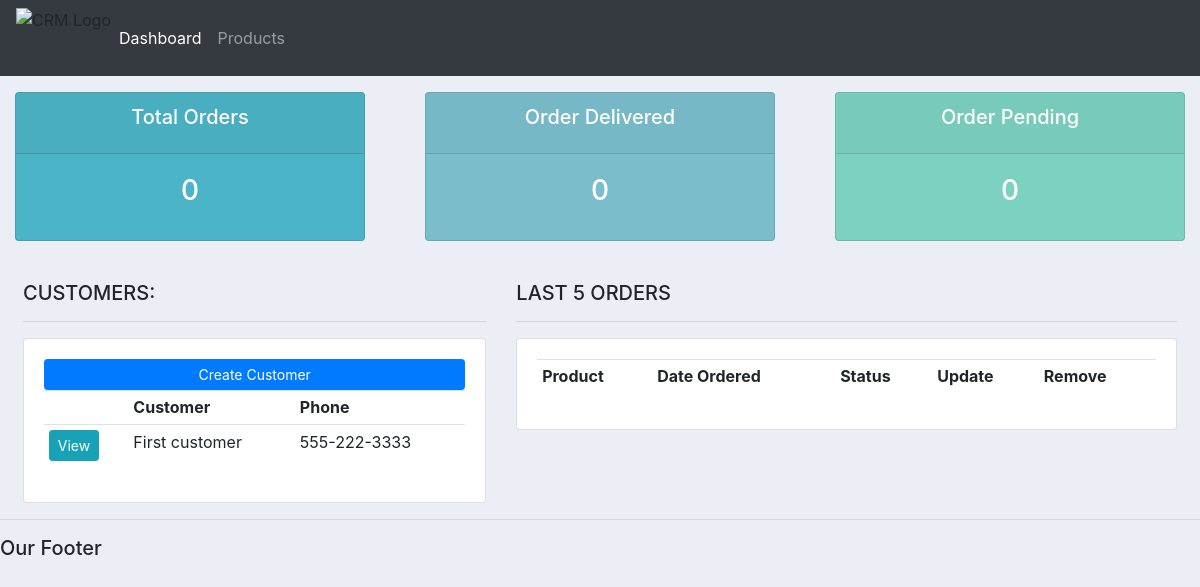
The app's page /, older data.
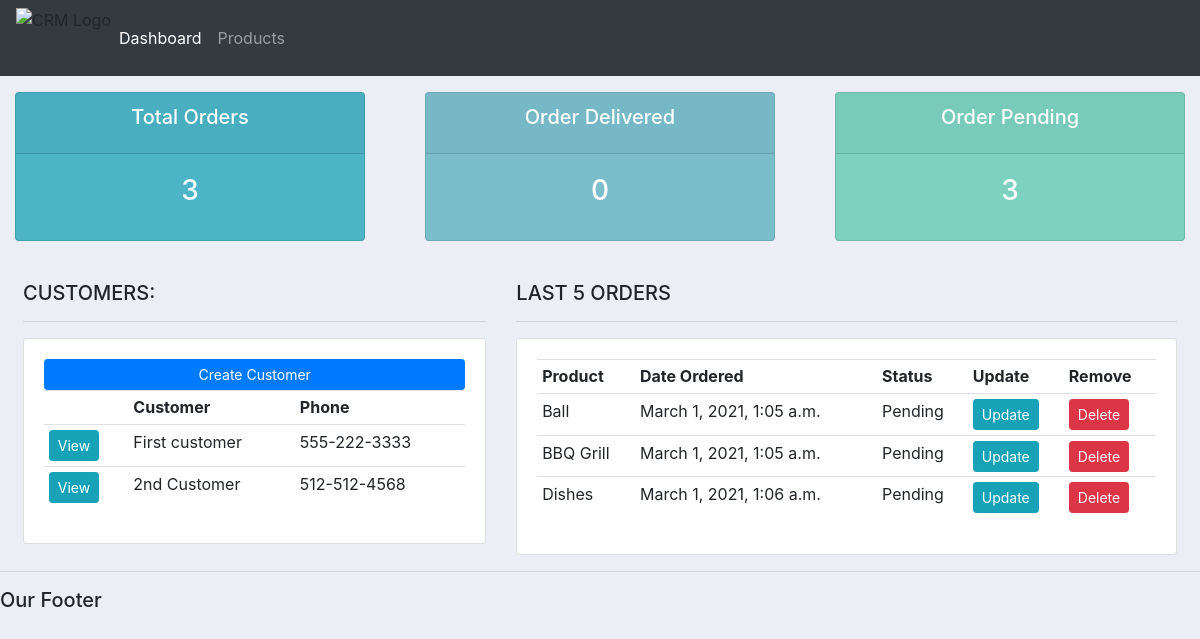
The same page, newer data.
### accounts/models.py (models this page shows, shortened)
class Customer(models.Model):
    name = models.CharField(max_length=200, null=True) #null=true will let insert into table without filling out all the fields
    phone = models.CharField(max_length=200, null=True)
    email = models.CharField(max_length=200, null=True)
    date_created = models.DateTimeField(auto_now_add=True) #Auto create/insert time whenever there is created instance in the Customer table

class Order(models.Model):
    STATUS = ( #tuple
        ('Pending', 'Pending'),
        ('Out of Delivery', 'Out of Delivery'),
        ('Delivered', 'Delivered'),
    )
    customer = models.ForeignKey(Customer,null=True, on_delete=models.SET_NULL) #whenever customer got delete, the order will remain in database with null value
    product = models.ForeignKey(Product,null=True, on_delete=models.SET_NULL)
    date_created = models.DateTimeField(auto_now_add=True)
    status = models.CharField(max_length=200, null=True, choices=STATUS)

class Product(models.Model):
    CATEGORY = ( #tuple
        ('Indoor', 'Indoor'),
        ('Outdoor', 'Outdoor'),
    )
    name = models.CharField(max_length=200, null=True)
    price = models.FloatField(null=True)
    category = models.CharField(max_length=200, null=True, choices=CATEGORY)
    description = models.CharField(max_length=200, null=True, blank=True) #blank=True similar to null=True, but null=True is for form
    date_created = models.DateTimeField(auto_now_add=True, null=True)
    tag = models.ManyToManyField(Tag)
    def __str__(self):
        return self.name

### accounts/views.py (the view)
# urls.py: 2. Add a URL to urlpatterns:  path('', views.home, name='home')
def home(request):
    orders = Order.objects.all()
    customers = Customer.objects.all()
    total_customers = customers.count()
    total_orders = orders.count()
    delivered = orders.filter(status='Delivered').count()
    pending = orders.filter(status='Pending').count()
    context = { 'orders': orders,
                'customers': customers,
                'total_customers': total_customers,
                'total_orders': total_orders,
                'delivered': delivered,
                'pending': pending
            }
    return render(request, 'accounts/dashboard.html', context)

### accounts/templates/accounts/dashboard.html
{% extends 'accounts/main.html' %}
{% block content %}
{% include 'accounts/status.html' %}
<br>
<div class="row mx-2">
    <div class="col-md-5">
        <h5>CUSTOMERS:</h5>
        <hr>
        <div class="card card-body">
            <a href="" class="btn btn-primary btn-sm btn-block">Create Customer</a>
            <table class="table table-sm">
                <tr>
                    <th></th>
                    <th>Customer</th>
                    <th>Phone</th>
                </tr>
                {% for customer in customers %}
                    <tr>
                        <td><a class="btn btn-sm btn-info" href="{% url 'customer' customer.id %}">View</a></td>
                        <td>{{customer.name}}</td>
                        <td>{{customer.phone}}</td>
                    </tr>
                {% endfor %}
            </table>
        </div>
    </div>
    <div class="col-md-7">
        <h5>LAST 5 ORDERS</h5>
        <hr>
        <div class="card card-body">
            <table class="table table-sm">
                <tr>
                    <th>Product</th>
                    <th>Date Ordered</th>
                    <th>Status</th>
                    <th>Update</th>
                    <th>Remove</th>
                </tr>
                {% for order in orders %}
                    <tr>
                        <td>{{order.product}}</td>
                        <td>{{order.date_created}}</td>
                        <td>{{order.status}}</td>
                        <td><a href="{% url 'update_order' order.id %}" class="btn btn-info btn-sm">Update</a></td>
                        <td><a href="{% url 'delete_order' order.id %}" class="btn btn-danger btn-sm">Delete</a></td>
                    </tr>
                {% endfor %}
            </table>
        </div>
    </div>
</div>
{% endblock content %}

### accounts/templates/accounts/main.html (shortened to what this page needs)
{% load static %}
<!DOCTYPE html>
<html lang="en">
<head>
    <link rel="stylesheet" href="https://stackpath.bootstrapcdn.com/bootstrap/4.5.2/css/bootstrap.min.css">
    <link rel="stylesheet" href="{% static '/css/main.css' %}" type="text/css">
</head>
<body>
    {% include 'accounts/navbar.html' %}
    {% block content %}
    {% endblock %}
    <hr>
    <h5>Our Footer</h5>
</body>
</html>

### accounts/templates/accounts/navbar.html (shortened to what this page needs)
{% load static %}
<nav class="navbar navbar-expand-lg navbar-dark bg-dark">
    <img class="im" src="{% static 'images/crm-cycle.png' %}" alt="CRM Logo" style="height: 60px; width:auto;">
    <div class="collapse navbar-collapse" id="navbarNav">
      <ul class="navbar-nav">
        <li class="nav-item active">
          <a class="nav-link" href="{% url 'home' %}">Dashboard</a>
        </li>
        <li class="nav-item">
          <a class="nav-link" href="{% url 'products' %}">Products</a>
        </li>
      </ul>
    </div>
  </nav>

### accounts/templates/accounts/status.html
<div class="row mt-3">
    <div class="col">
        <div class="col-md">
            <div class="card text-center text-white mb-3" id="total-orders">
                <div class="card-header">
                    <h5 class="card-title">Total Orders</h5>
                </div>
                <div class="card-body">
                    <h3 class="card-title">{{total_orders}}</h3>
                </div>
            </div>
        </div>
    </div>
    <div class="col">
        <div class="col-md">
            <div class="card text-center text-white mb-3" id="orders-delivered">
                <div class="card-header">
                    <h5 class="card-title">Order Delivered</h5>
                </div>
                <div class="card-body">
                    <h3 class="card-title">{{delivered}}</h3>
                </div>
            </div>
        </div>
    </div>
    <div class="col">
        <div class="col-md">
            <div class="card text-center text-white mb-3" id="orders-pending">
                <div class="card-header">
                    <h5 class="card-title">Order Pending</h5>
                </div>
                <div class="card-body">
                    <h3 class="card-title">{{pending}}</h3>
                </div>
            </div>
        </div>
    </div>
</div>

### static/css/main.css (style rules this page uses)
body { background-color: #ebeff5; }
#total-orders { background-color: #4cb4c7; }
#orders-delivered { background-color: #7abecc; }
#orders-pending { background-color: #7CD1C0; }

Row changes from the older to the newer data that the page shows:
added Customer: name "2nd Customer", phone "512-512-4568"
added Order: product "Ball", date_created "March 1, 2021, 1:05 a.m.", status "Pending"
added Order: product "BBQ Grill", date_created "March 1, 2021, 1:05 a.m.", status "Pending"
added Order: product "Dishes", date_created "March 1, 2021, 1:06 a.m.", status "Pending"
Text that changed along with them:
{{ total_orders }}: "0" → "3"
{{ pending }}: "0" → "3"
